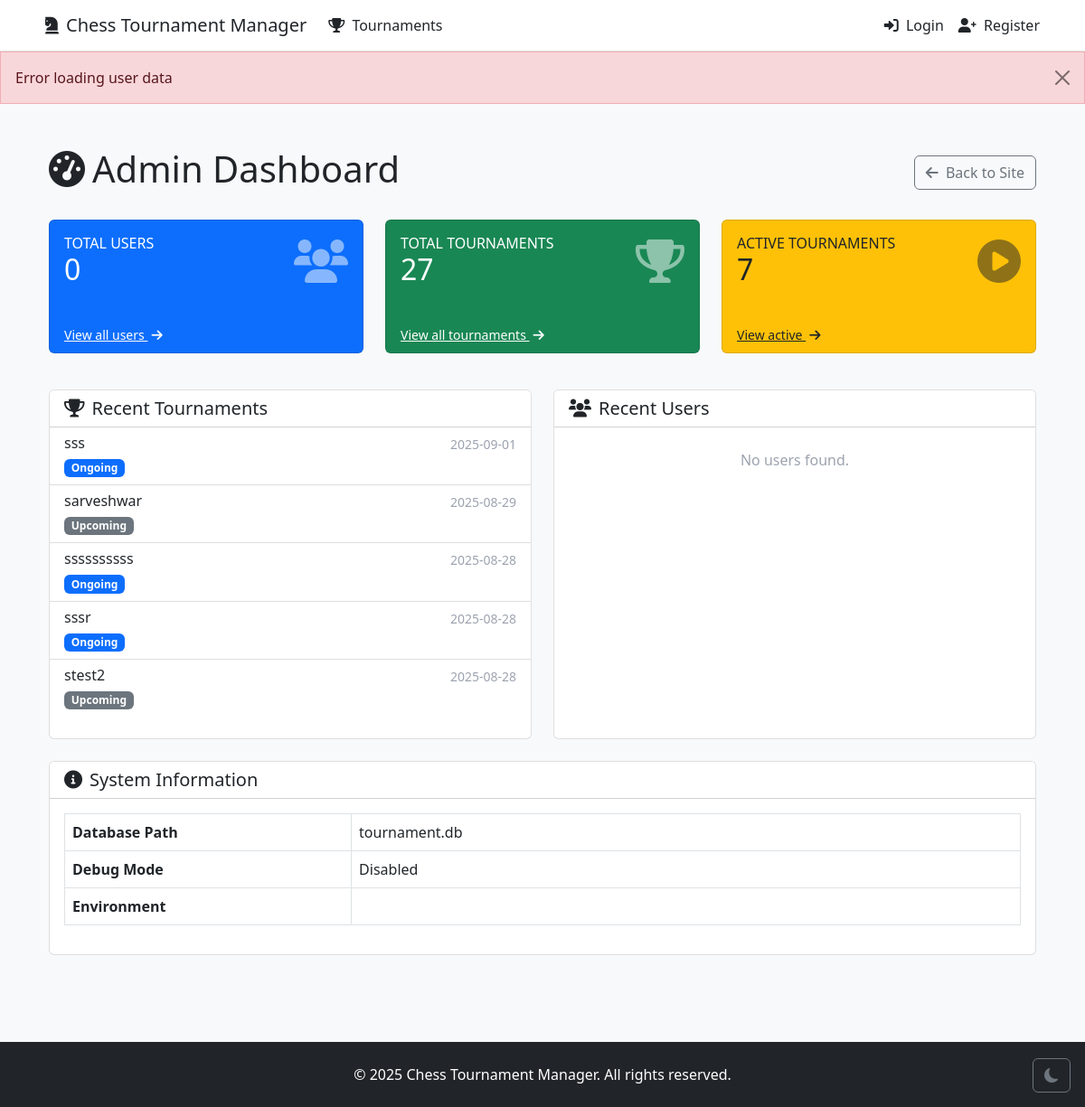
Screenshot of /admin/admin/dashboard with the database file from the repository.
### tables this page shows
CREATE TABLE tournaments (
            id INTEGER PRIMARY KEY AUTOINCREMENT,
            name TEXT NOT NULL,
            location TEXT,
            start_date TEXT NOT NULL,
            end_date TEXT NOT NULL,
            rounds INTEGER DEFAULT 5,
            time_control TEXT,
            status TEXT DEFAULT 'upcoming',
            created_at TEXT NOT NULL,
            creator_id INTEGER NOT NULL,
            description TEXT,
            prize_winners INTEGER DEFAULT 0
        , share_token TEXT, win_points REAL DEFAULT 1.0, draw_points REAL DEFAULT 0.5, loss_points REAL DEFAULT 0.0, bye_points REAL DEFAULT 1.0, comments TEXT DEFAULT '');

### admin_routes.py (the view)
@admin_bp.route('/admin/dashboard')
def dashboard():
    total_users = 0
    recent_users = []
    total_tournaments = 0
    active_tournaments = 0
    recent_tournaments = []
    try:
        current_app.logger.info("Fetching users data...")
        try:
            from sql import SQL
            db = SQL("sqlite:///users.db")
            print(db.execute("SELECT * FROM users"))
            result = db.execute("SELECT COUNT(*) as count FROM users")
            total_users = result[0]['count'] if result else 0
            current_app.logger.info(f"Found {total_users} total users")
            recent_users = db.execute('''
                SELECT id, username, name, emailAddress as email
                FROM users
                ORDER BY id DESC
                LIMIT 5
            ''')
            current_app.logger.info(f"Fetched {len(recent_users)} recent users")
        except Exception as e:
            current_app.logger.error(f"Error fetching users: {str(e)}")
            flash('Error loading user data', 'danger')
        current_app.logger.info("Fetching tournaments data...")
        try:
            from sql import SQL
            db = SQL("sqlite:///tournament.db")
            result = db.execute("SELECT COUNT(*) as count FROM tournaments")
            total_tournaments = result[0]['count'] if result else 0
            current_app.logger.info(f"Found {total_tournaments} total tournaments")
            result = db.execute("""
                SELECT COUNT(*) as count
                FROM tournaments
                WHERE status = 'ongoing' OR status = 'in_progress' OR status = 'In Progress'
            """)
            active_tournaments = result[0]['count'] if result else 0
            current_app.logger.info(f"Found {active_tournaments} active tournaments")
            recent_tournaments = db.execute("""
                SELECT id, name, created_at, status
                FROM tournaments
                ORDER BY created_at DESC
                LIMIT 5
            """)
            current_app.logger.info(f"Fetched {len(recent_tournaments)} recent tournaments")
        except Exception as e:
            current_app.logger.error(f"Error fetching tournaments: {str(e)}")
            flash('Error loading tournament data', 'danger')
    except Exception as e:
        current_app.logger.error(f"Error in dashboard: {str(e)}")
        flash('Error loading dashboard data', 'danger')
        return redirect(url_for('index'))
    return render_template('admin/dashboard.html',
                         total_users=total_users,
                         total_tournaments=total_tournaments,
                         active_tournaments=active_tournaments,
                         recent_tournaments=recent_tournaments,
                         recent_users=recent_users)

### templates/admin/dashboard.html (shortened to what this page needs)
{% extends "base.html" %}
{% block content %}
<div class="container mt-4">
    <div class="d-flex justify-content-between align-items-center mb-4">
        <h1><i class="fas fa-tachometer-alt me-2"></i>Admin Dashboard</h1>
        <div>
            <a href="{{ url_for('index') }}" class="btn btn-outline-secondary">
                <i class="fas fa-arrow-left me-1"></i> Back to Site
            </a>
        </div>
    </div>
    <div class="row mb-4">
        <div class="col-md-4 mb-3">
            <div class="card bg-primary text-white h-100">
                <div class="card-body">
                    <div class="d-flex justify-content-between align-items-center">
                        <div>
                            <h6 class="text-uppercase mb-0">Total Users</h6>
                            <h2 class="mb-0">{{ total_users }}</h2>
                        </div>
                        <i class="fas fa-users fa-3x opacity-50"></i>
                    </div>
                </div>
                <div class="card-footer bg-transparent border-0 pt-0">
                    <a href="#" class="text-white small" data-bs-toggle="modal" data-bs-target="#allUsersModal">View all users <i class="fas fa-arrow-right ms-1"></i></a>
                </div>
            </div>
        </div>
        <div class="col-md-4 mb-3">
            <div class="card bg-success text-white h-100">
                <div class="card-body">
                    <div class="d-flex justify-content-between align-items-center">
                        <div>
                            <h6 class="text-uppercase mb-0">Total Tournaments</h6>
                            <h2 class="mb-0">{{ total_tournaments }}</h2>
                        </div>
                        <i class="fas fa-trophy fa-3x opacity-50"></i>
                    </div>
                </div>
                <div class="card-footer bg-transparent border-0 pt-0">
                    <a href="#" class="text-white small" data-bs-toggle="modal" data-bs-target="#allTournamentsModal">View all tournaments <i class="fas fa-arrow-right ms-1"></i></a>
                </div>
            </div>
        </div>
        <div class="col-md-4 mb-3">
            <div class="card bg-warning text-dark h-100">
                <div class="card-body">
                    <div class="d-flex justify-content-between align-items-center">
                        <div>
                            <h6 class="text-uppercase mb-0">Active Tournaments</h6>
                            <h2 class="mb-0">{{ active_tournaments }}</h2>
                        </div>
                        <i class="fas fa-play-circle fa-3x opacity-50"></i>
                    </div>
                </div>
                <div class="card-footer bg-transparent border-0 pt-0">
                    <a href="#" class="text-dark small" data-bs-toggle="modal" data-bs-target="#activeTournamentsModal">View active <i class="fas fa-arrow-right ms-1"></i></a>
                </div>
            </div>
        </div>
    </div>
    <div class="row">
        <div class="col-md-6 mb-4">
            <div class="card h-100">
                <div class="card-header bg-white d-flex justify-content-between align-items-center">
                    <h5 class="mb-0"><i class="fas fa-trophy me-2"></i>Recent Tournaments</h5>
                </div>
                <div class="card-body p-0">
                    {% if recent_tournaments %}
                        <div class="list-group list-group-flush">
                            {% for tournament in recent_tournaments %}
                            <a href="#" class="list-group-item list-group-item-action">
                                <div class="d-flex w-100 justify-content-between">
                                    <h6 class="mb-1">{{ tournament.name if tournament.name else 'Unnamed Tournament' }}</h6>
                                    <small class="text-muted">{{ tournament.created_at.split(' ')[0] if tournament.created_at else 'N/A' }}</small>
                                </div>
                                <div>
                                    <span class="badge bg-{{ 'success' if tournament.status == 'completed' else 'primary' if tournament.status in ['ongoing', 'in_progress'] else 'secondary' }}">
                                        {{ (tournament.status if tournament.status else 'upcoming')|replace('_', ' ')|title }}
                                    </span>
                                </div>
                            </a>
                            {% endfor %}
                        </div>
                    {% else %}
                        <div class="text-center p-4">
                            <p class="text-muted mb-0">No tournaments found.</p>
                        </div>
                    {% endif %}
                </div>
            </div>
        </div>
        <div class="col-md-6 mb-4">
            <div class="card h-100">
                <div class="card-header bg-white d-flex justify-content-between align-items-center">
                    <h5 class="mb-0"><i class="fas fa-users me-2"></i>Recent Users</h5>
                </div>
                <div class="card-body p-0">
                    {% if recent_users %}
                        <div class="list-group list-group-flush">
                            {% for user in recent_users %}
                            <div class="list-group-item">
                                <div class="d-flex w-100 justify-content-between align-items-center">
                                    <div>
                                        <h6 class="mb-0">{{ user.name if user.name else user.username if user.username else 'N/A' }}</h6>
                                        <small class="text-muted">@{{ user.username if user.username else 'N/A' }}</small>
                                        {% if user.email %}
                                        <div class="text-truncate text-muted small" style="max-width: 200px;" title="{{ user.email }}">
                                            {{ user.email }}
                                        </div>
                                        {% endif %}
                                    </div>
                                </div>
                            </div>
                            {% endfor %}
                        </div>
                    {% else %}
                        <div class="text-center p-4">
                            <p class="text-muted mb-0">No users found.</p>
                        </div>
                    {% endif %}
                </div>
            </div>
        </div>
    </div>
    <div class="card">
        <div class="card-header bg-white">
            <h5 class="mb-0"><i class="fas fa-info-circle me-2"></i>System Information</h5>
        </div>
        <div class="card-body">
            <div class="table-responsive">
                <table class="table table-bordered">
                    <tbody>
                        <tr>
                            <th width="30%">Database Path</th>
                            <td>{{ config['DATABASE'] }}</td>
                        </tr>
                        <tr>
                            <th>Debug Mode</th>
                            <td>{{ 'Enabled' if config['DEBUG'] else 'Disabled' }}</td>
                        </tr>
                        <tr>
                            <th>Environment</th>
                            <td>{{ config['ENV'] }}</td>
                        </tr>
                    </tbody>
                </table>
            </div>
        </div>
    </div>
</div>
{% endblock %}

### templates/base.html (shortened to what this page needs)
<!DOCTYPE html>
<html lang="en" data-bs-theme="dark">
<head>
    <link href="https://cdn.jsdelivr.net/npm/bootstrap@5.3.0/dist/css/bootstrap.min.css" rel="stylesheet">
    <link rel="stylesheet" href="https://cdn.jsdelivr.net/npm/bootstrap-icons@1.10.0/font/bootstrap-icons.css">
    <link rel="stylesheet" href="https://cdnjs.cloudflare.com/ajax/libs/font-awesome/6.0.0/css/all.min.css">
    <link rel="stylesheet" href="{{ url_for('static', filename='css/style.css') }}">
</head>
<body>
    <div class="position-fixed bottom-0 end-0 p-3" style="z-index: 11">
        <button class="btn btn-outline-secondary" id="themeToggle" title="Toggle theme">
            <i class="bi bi-moon-fill" id="darkIcon"></i>
        </button>
    </div>
    <nav class="navbar navbar-expand-lg navbar-dark bg-dark">
        <div class="container">
            <a class="navbar-brand d-flex align-items-center" href="/tournament/">
                <i class="fas fa-chess-knight me-2"></i>Chess Tournament Manager
            </a>
            <div class="collapse navbar-collapse" id="navbarNav">
                <ul class="navbar-nav me-auto">
                    <li class="nav-item">
                        <a class="nav-link" href="/tournament/">
                            <i class="fas fa-trophy me-1"></i> Tournaments
                        </a>
                    </li>
                </ul>
                <ul class="navbar-nav">
                    {% if session.get('name') or g.get('share_link_permissions') %}
                    <li class="nav-item dropdown">
                        <a class="nav-link dropdown-toggle" href="#" id="userDropdown" role="button" data-bs-toggle="dropdown">
                            {% if session.get('name') %}
                                <i class="fas fa-user-circle me-1"></i> {{ session.name }}
                            {% else %}
                                <i class="fas fa-link me-1"></i> Share Link Access
                            {% endif %}
                        </a>
                        <ul class="dropdown-menu dropdown-menu-end">
                            {% if session.get('name') %}
                                <li><a class="dropdown-item" href="#"><i class="fas fa-user-cog me-2"></i>Profile</a></li>
                                <li><hr class="dropdown-divider"></li>
                            {% endif %}
                            <li>
                                <a class="dropdown-item" href="#" id="theme-toggle">
                                    <i id="theme-icon" class="bi bi-moon-fill me-2"></i>
                                    <span id="theme-text">Dark Mode</span>
                                </a>
                            </li>
                            {% if g.get('share_link_permissions') %}
                                <li><hr class="dropdown-divider"></li>
                                <li>
                                    <form action="{{ url_for('auth.logout_share_link', tournament_id=request.view_args.get('tournament_id')) }}" method="POST" class="d-inline">
                                        <input type="hidden" name="csrf_token" value="{{ csrf_token() }}">
                                        <button type="submit" class="dropdown-item">
                                            <i class="fas fa-unlink me-2"></i>Exit Share Link Access
                                        </button>
                                    </form>
                                </li>
                            {% endif %}
                            {% if session.get('name') %}
                                <li><hr class="dropdown-divider"></li>
                                <li><a class="dropdown-item" href="/logout"><i class="fas fa-sign-out-alt me-2"></i>Logout</a></li>
                            {% endif %}
                        </ul>
                    </li>
                    {% else %}
                    <li class="nav-item">
                        <a class="nav-link" href="/login">
                            <i class="fas fa-sign-in-alt me-1"></i> Login
                        </a>
                    </li>
                    <li class="nav-item">
                        <a class="nav-link" href="/signup">
                            <i class="fas fa-user-plus me-1"></i> Register
                        </a>
                    </li>
                    {% endif %}
                </ul>
            </div>
        </div>
    </nav>
    {% if request.endpoint != 'auth.login' %}
        {% with messages = get_flashed_messages(with_categories=true) %}
            {% if messages %}
                {% for category, message in messages %}
                    {% if not (category == 'warning' and 'log in' in message|lower) %}
                        <div class="alert alert-{{ category }} alert-dismissible fade show mb-0 rounded-0" role="alert">
                            {{ message }}
                            <button type="button" class="btn-close" data-bs-dismiss="alert" aria-label="Close"></button>
                        </div>
                    {% endif %}
                {% endfor %}
            {% endif %}
        {% endwith %}
    {% endif %}
    <main class="container my-4">
        {% block content %}{% endblock %}
    </main>
    <footer class="bg-dark text-white py-4 mt-5">
        <div class="container text-center">
            <p class="mb-0">&copy; <span id="current-year"></span> Chess Tournament Manager. All rights reserved.</p>
        </div>
    </footer>
</body>
</html>

### rows the page displays
tournaments: name "sss", created_at "2025-09-01", status "Ongoing"
tournaments: name "sarveshwar", created_at "2025-08-29", status "Upcoming"
tournaments: name "ssssssssss", created_at "2025-08-28", status "Ongoing"
tournaments: name "sssr", created_at "2025-08-28", status "Ongoing"
tournaments: name "stest2", created_at "2025-08-28", status "Upcoming"

### other values shown
{{ message }} "Error loading user data"
{{ total_users }} "0"
{{ total_tournaments }} "27"
{{ active_tournaments }} "7"
{{ config['DATABASE'] }} "tournament.db"
{{ 'Enabled' if config['DEBUG'] else 'Disabled' }} "Disabled"
